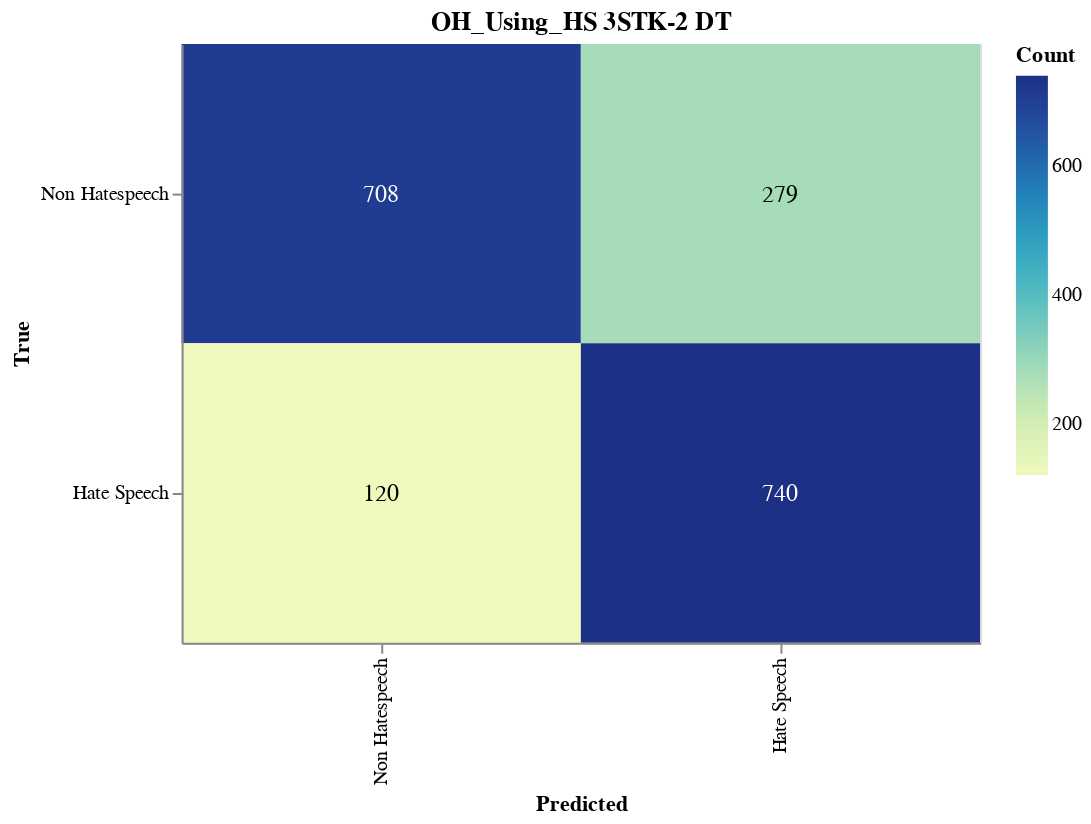

Notebook code cell kept with this figure:
### Markdown cell above
#### Save CM

### Code cell
import altair as alt
import altair_saver
import pandas as pd
from sklearn.metrics import confusion_matrix

# Calculate the confusion matrix
cm = confusion_matrix(y_val, adjusted_predictions)

# Define class names
class_names = ['Non Hatespeech', 'Hate Speech']

# Convert confusion matrix to DataFrame
cm_df = pd.DataFrame(cm, index=class_names, columns=class_names).reset_index().melt(id_vars='index')
cm_df.columns = ['True', 'Predicted', 'Count']

# Ensure the order of categories
cm_df['True'] = pd.Categorical(cm_df['True'], categories=class_names, ordered=True)
cm_df['Predicted'] = pd.Categorical(cm_df['Predicted'], categories=class_names, ordered=True)

# Create the Altair plot
heatmap = alt.Chart(cm_df).mark_rect().encode(
    x=alt.X('Predicted:O', sort=class_names),
    y=alt.Y('True:O', sort=class_names),
    color='Count:Q',
    tooltip=['True', 'Predicted', 'Count']
).properties(
    width=400,
    height=300,
    title='OH_Using_HS 3STK-2 DT'
)

# Add text labels
text = heatmap.mark_text(
    align='center',
    baseline='middle',
    fontSize=12
).encode(
    text='Count:Q',
    color=alt.condition(
        alt.datum.Count > cm.max() / 2,
        alt.value('white'),
        alt.value('black')
    )
)

# Combine heatmap and text
final_chart = heatmap + text

# Display the plot
final_chart.show()

### Figure 1 — Vega-Lite specification as saved in the notebook (floating-point values rounded to 4 significant figures)
{"config": {"view": {"continuousWidth": 300, "continuousHeight": 300}}, "layer": [{"mark": {"type": "rect"}, "encoding": {"color": {"field": "Count", "type": "quantitative"}, "tooltip": [{"field": "True", "type": "ordinal"}, {"field": "Predicted", "type": "ordinal"}, {"field": "Count", "type": "quantitative"}], "x": {"field": "Predicted", "sort": ["Non Hatespeech", "Hate Speech"], "type": "ordinal"}, "y": {"field": "True", "sort": ["Non Hatespeech", "Hate Speech"], "type": "ordinal"}}, "title": "OH_Using_HS 3STK-2 DT"}, {"mark": {"type": "text", "align": "center", "baseline": "middle", "fontSize": 12}, "encoding": {"color": {"condition": {"test": "(datum.Count > 370.0)", "value": "white"}, "value": "black"}, "text": {"field": "Count", "type": "quantitative"}, "tooltip": [{"field": "True", "type": "ordinal"}, {"field": "Predicted", "type": "ordinal"}, {"field": "Count", "type": "quantitative"}], "x": {"field": "Predicted", "sort": ["Non Hatespeech", "Hate Speech"], "type": "ordinal"}, "y": {"field": "True", "sort": ["Non Hatespeech", "Hate Speech"], "type": "ordinal"}}, "title": "OH_Using_HS 3STK-2 DT"}], "data": {"name": "data-9e738f23054798c21356a330e657df2a"}, "height": 300, "width": 400, "$schema": "https://vega.github.io/schema/vega-lite/v5.17.0.json", "datasets": {"data-9e738f23054798c21356a330e657df2a": [{"True": "Non Hatespeech", "Predicted": "Non Hatespeech", "Count": 708}, {"True": "Hate Speech", "Predicted": "Non Hatespeech", "Count": 120}, {"True": "Non Hatespeech", "Predicted": "Hate Speech", "Count": 279}, {"True": "Hate Speech", "Predicted": "Hate Speech", "Count": 740}]}}
